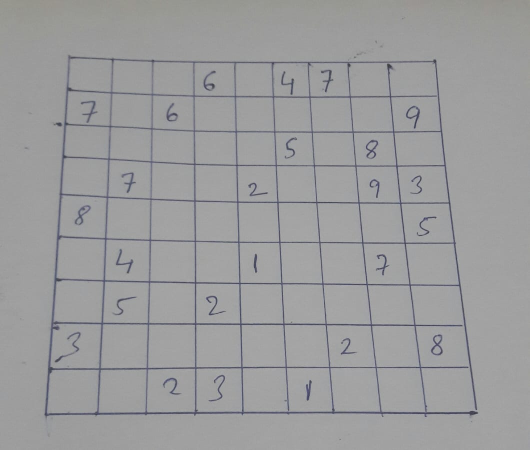
//> input picture Other Sudoku Images/sudoku2.jpeg, 1060 x 900 px (shown at 1/2 size)
$ ./sudoku_former 'Other Sudoku Images/sudoku2.jpeg'   (built with g++ and OpenCV 4)
//> lines starting //> are read from the running program, lines starting //| are printed output that depends on the picture; after the words box and inside, x2 and y2 are one past the last pixel; in counts of white or black regions, pixels touching at a corner belong together
### digit_recognizer.h
#include <cv.h>
#include <highgui.h>

#include <ml.h>

using namespace cv;
using namespace ml;
#define MAX_NUM_IMAGES    60000

class DigitRecognizer
{
public:
	//constructer
	DigitRecognizer();
	//destructer
	~DigitRecognizer();
	bool train(char* path);
	int classify(Mat img);
private:
	Mat preprocessImage(Mat img);
	int readFlippedInteger(int i);
	int loadMNIST(char* csv_filename, Mat& training_data, Mat& label_data);
private:
	Ptr<KNearest> knn;
	int numRows, numCols, numImages;
};

### digit_recognizer.cpp
#include <cv.h>
#include <highgui.h>
#include <opencv2/opencv.hpp>
#include <bits/stdc++.h>
#include <ml.h>
#include <cerrno>
#include <string>

#include "digit_recognizer.h"
using namespace cv;
using namespace ml;
using namespace std;
#define MAX_NUM_IMAGES    60000
#define PIXELS_IN_IMAGE 28*28

#define ENABLE_TRAIN 1

typedef unsigned char BYTE;

DigitRecognizer::DigitRecognizer()
{
    knn = KNearest::create();
}

DigitRecognizer::~DigitRecognizer()
{
    delete knn;
}

// [76 lines left out: functions readFlippedInteger, computeHOGs, convert_to_ml, not called in this run]


int DigitRecognizer::loadMNIST(char* csv_filename, Mat& training_data, Mat& label_data)
{
    fstream fin;

    // Open an existing file
    fin.open(csv_filename, ios::in);

    // Read the Data from the file
    // as String Vector
    vector<vector<int>> training_vectors;
    vector<int> training_classes;
    string line, word, temp;

    while (fin >> temp)
    {

        vector<int> training_vector;
        int training_class;

        stringstream s(temp);

        // read every column data of a row and
        // store it in a string variable, 'word'
        int count = 0;
        while (getline(s, word, ',')) {

            // add all the column data
            // of a row to a vector
            if(count ==0)
            {
                training_class = stoi(word);
                count++;
            }
            else
            {
                training_vector.push_back(stoi(word));
            }
        }

        training_vectors.push_back(training_vector);
        training_classes.push_back(training_class);
    }

    cout<<training_classes.size()<<" "<<training_vectors[0].size()<<endl;

    //training_data = Mat(training_classes.size(), training_vectors[0].size(), CV_8U);
    label_data =  Mat(training_classes.size(), 1, CV_8U);


    // [7 lines of commented-out code are left out]

    for(int i=0;i<label_data.rows;i++)
    {
        label_data.at<uchar>(i, 0) = (uchar)training_classes[i];
    }

    vector<Mat> list_of_images;

    for(int k=0;k<training_vectors.size();k++)
    {
        int count = 0;
        Mat one_cell = Mat(28, 28, CV_8U);
        for(int i=0;i<28;i++)
        {
            for(int j=0;j<28;j++)
            {
                one_cell.at<uchar>(i, j) = (uchar)training_vectors[k][count++];
            }
        }
        list_of_images.push_back(one_cell);

        // [6 lines of commented-out code are left out]
    }

    vector<Mat> gradient_lst;
    computeHOGs(Size(28, 28), list_of_images, gradient_lst, false);

    convert_to_ml(gradient_lst, training_data);

    return 1;
}

bool DigitRecognizer::train(char *path)
{
	try
	{
		Mat train_data_mat, train_label_mat;

		loadMNIST(path, train_data_mat, train_label_mat);

		train_data_mat.convertTo(train_data_mat, CV_32FC1);
		train_label_mat.convertTo(train_label_mat, CV_32SC1);

		numImages = train_data_mat.rows;
		numRows = 28;
		numCols = 28;

		knn->setDefaultK(10);
		knn->train(train_data_mat, ml::SampleTypes::ROW_SAMPLE, train_label_mat);
		cout<<"Training done!\n";
	}
	catch (const Exception& ex)
	{
		cout << "Error: " << ex.what() << endl;
	}
    return true;
}

// [122 lines left out: functions classify, preprocessImage, not called in this run]

### sudoku_former.cpp
#include <cv.h>
#include <highgui.h>
#include <opencv2/opencv.hpp>
#include <vector>

#include "digit_recognizer.cpp"
#include "sudoku_solver.cpp"

using namespace cv;
using namespace std;

// [21 lines left out: function drawLine, not called in this run]

Mat removeBorders(Mat image)
{
    Mat horizontal_image = image.clone();
    Mat vertical_image = image.clone();

    int scale = 10;

    int horizontal_size = horizontal_image.cols/scale;
    int vertical_size = vertical_image.rows/scale;

    Mat element;
    element = getStructuringElement(MORPH_RECT, Size(horizontal_size, 1), Point(-1,-1) );
    erode(horizontal_image, horizontal_image, element);
    dilate(horizontal_image, horizontal_image, element);

    element = getStructuringElement(MORPH_RECT, Size(1, vertical_size), Point(-1,-1) );
    erode(vertical_image, vertical_image, element);
    dilate(vertical_image, vertical_image, element);

    Mat mask_img;
    add(horizontal_image, vertical_image, mask_img);

    Mat result;
//  bitwise_or(image, mask_img, result);
    subtract(image, mask_img, result);

    element = getStructuringElement(MORPH_RECT, Size(3, 3), Point(-1,-1) );
    erode(result, result, element);
    dilate(result, result, element);

    element = getStructuringElement(MORPH_RECT, Size(2, 2), Point(-1,-1) );
    erode(result, result, element);

    // [6 lines of commented-out code are left out]

    return result;

}

void mergeRelatedLines(vector<Vec2f>*lines, Mat &img)
{
	vector<Vec2f>::iterator current;
	for(current=lines->begin(); current!=lines->end();current++)
	{
		// iterate through all lines, "fuse" (average) them together.
		// to distinguish already fused lines, use radius = 0, angle = -100 (impossible values)
		if((*current)[0]==0 && (*current)[1]==-100) continue;

		float p1 = (*current)[0];
        float theta1 = (*current)[1];

        //using these two values, find two points on this line

        Point pt1current, pt2current;
        if(theta1>CV_PI*45/180 && theta1<CV_PI*135/180)
        {
        	// line is approx horizontal
        	// pt1current is the left extreme
            pt1current.x=0;
            pt1current.y = p1/sin(theta1);

            // pt2current is the right extreme
            pt2current.x=img.size().width;
            pt2current.y=-pt2current.x/tan(theta1) + p1/sin(theta1);
        }
        else
        {
        	// line is approx vertical
        	// pt1current is top extreme
            pt1current.y=0;
            pt1current.x=p1/cos(theta1);

            // pt2current is bottom extreme
            pt2current.y=img.size().height;
            pt2current.x=-pt2current.y/tan(theta1) + p1/cos(theta1);
        }

        vector<Vec2f>::iterator pos;
        for(pos=lines->begin();pos!=lines->end();pos++)
        {
        	// ignore if we come across the currently considered line
            if(*current==*pos) continue;

            // check if this line is close enough to our considered line
            if(fabs((*pos)[0]-(*current)[0])<20 && fabs((*pos)[1]-(*current)[1])<CV_PI*10/180)
            {
                float p = (*pos)[0];
                float theta = (*pos)[1];

                // calculate the extreme points for this line as well
                Point pt1, pt2;
                if((*pos)[1]>CV_PI*45/180 && (*pos)[1]<CV_PI*135/180)
                {
                    pt1.x=0;
                    pt1.y = p/sin(theta);
                    pt2.x=img.size().width;
                    pt2.y=-pt2.x/tan(theta) + p/sin(theta);
                }
                else
                {
                    pt1.y=0;
                    pt1.x=p/cos(theta);
                    pt2.y=img.size().height;
                    pt2.x=-pt2.y/tan(theta) + p/cos(theta);
                }

                // merge both lines if the two points are close enough
                if(((double)(pt1.x-pt1current.x)*(pt1.x-pt1current.x) + (pt1.y-pt1current.y)*(pt1.y-pt1current.y)<64*64) &&
((double)(pt2.x-pt2current.x)*(pt2.x-pt2current.x) + (pt2.y-pt2current.y)*(pt2.y-pt2current.y)<64*64))
                {
                    (*current)[0] = ((*current)[0]+(*pos)[0])/2;

                    (*current)[1] = ((*current)[1]+(*pos)[1])/2;

                    (*pos)[0]=0;
                    (*pos)[1]=-100;
                }
            }
        }
	}
}

int main(int argc, char** argv)
{
	//reading and storing the sudoku image
	//assuming the sudoku grid forms the major part of the image

    if(argc<2)
    {
        cout<<"Format: ./sudoku_former <image_path>"<<endl;
        exit(0);
    }

    char* path = argv[1];

	Mat sudoku = imread(path, 0);
	//0 for grayscale

	//create a same sized empty image container
	Mat outerBox = Mat(sudoku.size(), CV_8UC1);

    // apply a Gaussian Blur to this sudoku
	GaussianBlur(sudoku, sudoku, Size(11, 11), 0);

	//Printing the blurred image
	/*namedWindow("Blur", CV_WINDOW_AUTOSIZE );
	imshow("Blur", sudoku);
	waitKey(0);*/

	//Performing adaptive thresholding that is independent of illumination levels
	adaptiveThreshold(sudoku, outerBox, 255, ADAPTIVE_THRESH_MEAN_C, THRESH_BINARY, 5, 2);
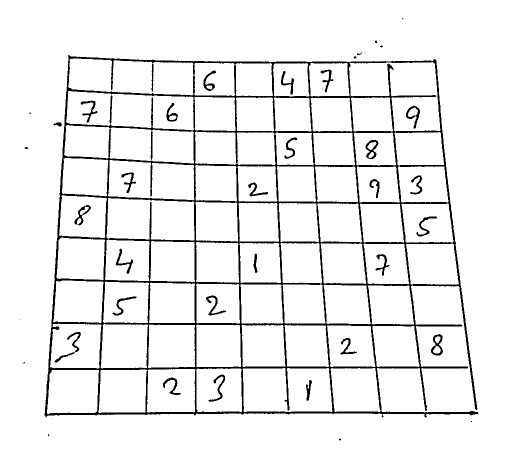
//> outerBox: 900 rows x 1060 cols, CV_8UC1 (shown at 1/2 size); 93.5% white; 47 black regions (18 under 20 px), largest, box (x1, y1, x2, y2) and area: (89, 110, 957, 835) 53532, (109, 664, 162, 725) 465, (862, 668, 886, 711) 422
	//calculates mean over a 5*5 window and subtracts 2 from this mean (threshold level for every pixel)

	bitwise_not(outerBox, outerBox);
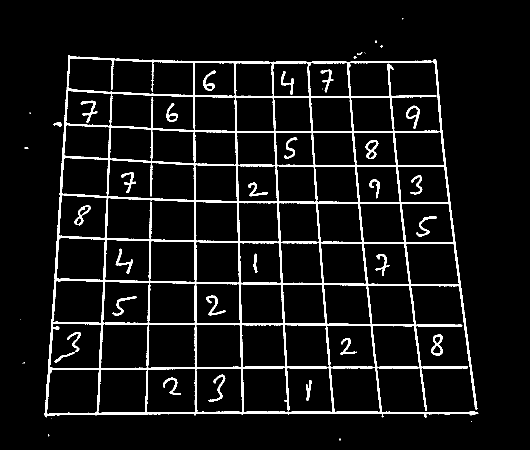
//> outerBox: 900 rows x 1060 cols, CV_8UC1 (shown at 1/2 size); 6.5% white; 47 white regions (18 under 20 px), largest, box (x1, y1, x2, y2) and area: (89, 110, 957, 835) 53532, (109, 664, 162, 725) 465, (862, 668, 886, 711) 422
	//invert the image cause we're interested in the borders, make em white!

	//namedWindow("Invert", CV_WINDOW_AUTOSIZE);
    //imshow("Invert", outerBox);

	//adaptive thresholding could have broken certain connected parts.
	//let's dilate it to get back those lines

	Mat kernel = (Mat_<uchar>(3,3) << 0,1,0,1,1,1,0,1,0);
	//plus shaped kernel element
    dilate(outerBox, outerBox, kernel);
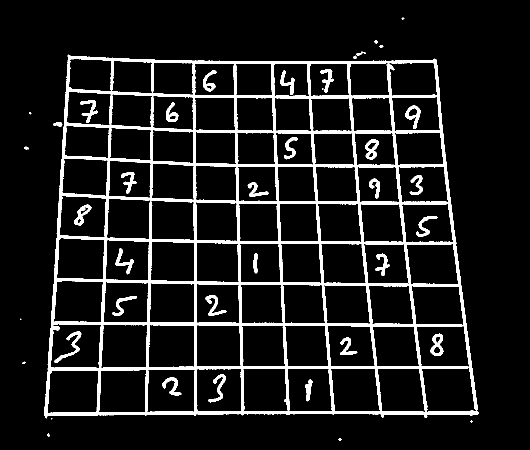
//> outerBox: 900 rows x 1060 cols, CV_8UC1 (shown at 1/2 size); 9.9% white; 41 white regions (6 under 20 px), largest, box (x1, y1, x2, y2) and area: (88, 109, 958, 837) 82015, (108, 663, 163, 726) 690, (861, 667, 887, 712) 608

    //namedWindow("Invert+Dilate", CV_WINDOW_AUTOSIZE);
    //imshow("Invert+Dilate", outerBox);
    //now, we must find the biggest blob

    int count = 0;
    int max = -1;

    Point maxPt;

    for(int y=0;y<outerBox.size().height;y++)
    {
    	uchar *row = outerBox.ptr(y);
    	for(int x=0;x<outerBox.size().width;x++)
    	{
    		//making sure the pixel is white
    		if(row[x]>=128)
    		{
    			//flood fill this blob with gray and check it's area
    			int area = floodFill(outerBox, Point(x,y), CV_RGB(0, 0, 64));
                // floodFill fills the area under the outerBox starting at point(x, y)
                // along the lines of the edges it's a part of, with color grey (0, 0, 64)
    			if(area>max)
    			{
    				maxPt = Point(x, y);
    				max = area;
    				//remember maximum such blob
    			}

    		}
    	}
    }
//> this loop made 900 passes
//> (maxPt, max) on passes 1 to 3: (Point(0, 0), -1), (Point(0, 0), -1), (Point(0, 0), -1)
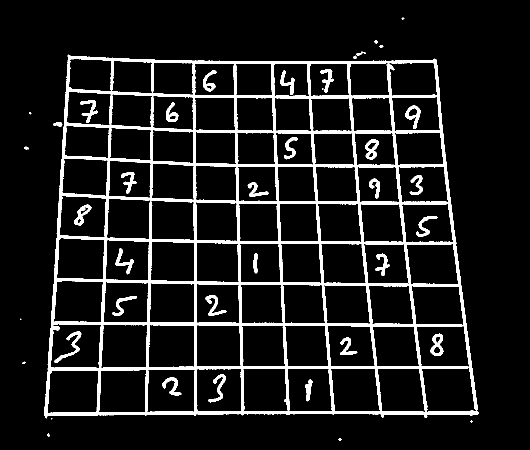
//> outerBox: 900 rows x 1060 cols, CV_8UC1 (shown at 1/2 size); values 0 (black) and 64 (white), 9.9% white; 41 white regions (6 under 20 px), largest, box (x1, y1, x2, y2) and area: (88, 109, 958, 837) 82015, (108, 663, 163, 726) 690, (861, 667, 887, 712) 608
//> after the loop, maxPt = Point(137, 109); max = 82015

    //basically only the blue one stands, because this is grayscale!
    floodFill(outerBox, maxPt, CV_RGB(0,0,255));
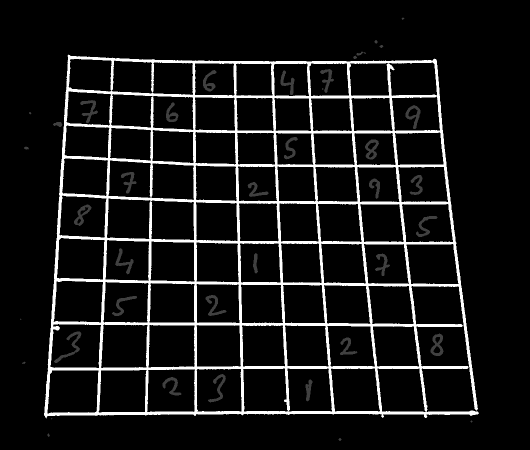
//> outerBox: 900 rows x 1060 cols, CV_8UC1 (shown at 1/2 size); 8.6% of pixels changed, all inside (x1, y1, x2, y2) = (88, 109, 958, 837)
    //so the last 255 indicates full white
    //fills the largest blob white

    for(int y=0;y<outerBox.size().height;y++)
    {
        uchar *row = outerBox.ptr(y);
        for(int x=0;x<outerBox.size().width;x++)
        {
        	//as long as the points aren't maxPts(i.e. the large blob)
        	//and the value of pixel is gray
            if(row[x]==64 && x!=maxPt.x && y!=maxPt.y)
            {
                //flood fill other minor blobs to black, not required!
                int area = floodFill(outerBox, Point(x,y), CV_RGB(0,0,0));
            }
        }
    }
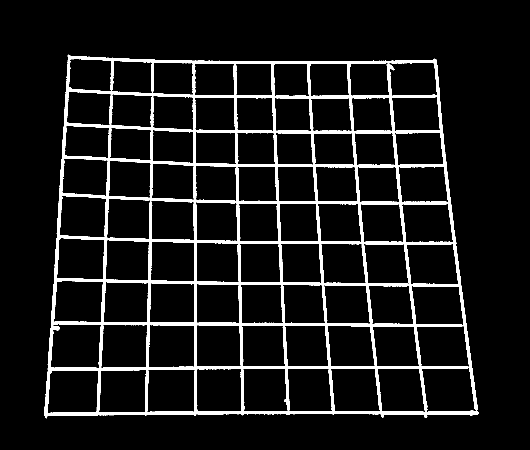
//> outerBox: 900 rows x 1060 cols, CV_8UC1 (shown at 1/2 size); 8.6% white; 1 white region, box (x1, y1, x2, y2) and area: (88, 109, 958, 837) 82015

/*    cvNamedWindow("Isolate blob");
    imshow("Isolate blob", outerBox);
   	waitKey(0);*/

    //perform erosion after this, so that we "restore" the dilation done before
    erode(outerBox, outerBox, kernel);
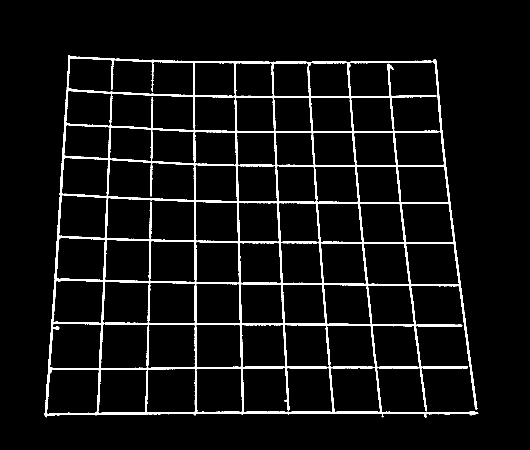
//> outerBox: 900 rows x 1060 cols, CV_8UC1 (shown at 1/2 size); 5.6% white; 3 white regions (2 under 20 px), largest, box (x1, y1, x2, y2) and area: (89, 110, 957, 835) 53631
    // [7 lines of commented-out code are left out]
    vector<Vec2f> lines;
    // Hough line transformations
    // get all lines drawn from points on outerBox (contains edges only!) based on threshold on number of votes (200) and a
   	// resolution on the radius and angle of the line
    HoughLines(outerBox, lines, 1, CV_PI/180, 200);
//> lines = 93 lines (rho, theta), first 12: [826, 1.57], [736, 1.57], [557, 1.59], [148, 0.07], [308, 0.02], [649, 1.57], [-534, 3.09], [-605, 3.07], [-844, 3.02], [474, 1.59], [390, 0], [124, 1.57]

    // we merge some of these lines
    mergeRelatedLines(&lines, outerBox);
//> the loop in mergeRelatedLines, `for(current=lines->begin(); current!=lines->end();current++)` made 93 passes
//> (the rest of the program and of its run is left out)
